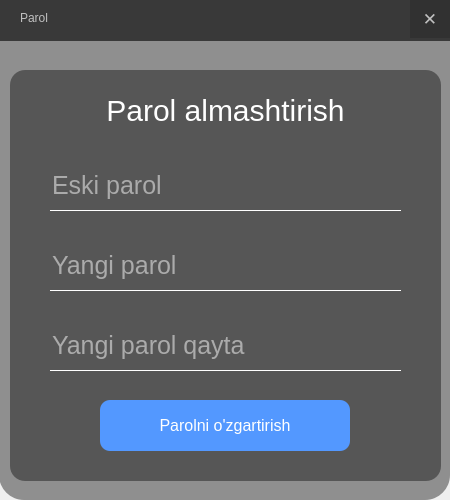
<?xml version="1.0" encoding="UTF-8"?>
<ui version="4.0">
 <class>UpdatePassword</class>
 <widget class="QDialog" name="UpdatePassword">
  <property name="geometry">
   <rect>
    <x>0</x>
    <y>0</y>
    <width>450</width>
    <height>500</height>
   </rect>
  </property>
  <property name="minimumSize">
   <size>
    <width>450</width>
    <height>500</height>
   </size>
  </property>
  <property name="maximumSize">
   <size>
    <width>450</width>
    <height>500</height>
   </size>
  </property>
  <property name="windowTitle">
   <string>Parol</string>
  </property>
  <property name="windowIcon">
   <iconset resource="../images.qrc">
    <normaloff>:/images/img/icon/main.png</normaloff>:/images/img/icon/main.png</iconset>
  </property>
  <property name="styleSheet">
   <string notr="true">QFrame{
	background:rgba(0,0,0,0.4);
	border-radius:15px;
}

QFrame:hover{
	background:rgba(0,0,0,0.6);
}

QLineEdit{
	font-size:25px;;
	color:white;
	border:none;
	background:transparent;
	border-bottom:1px solid white;
}

QLineEdit:hover{
	background:rgba(0,0,0,0.04);
}


QPushButton{
	background:rgb(83, 152, 255);
	border-radius:10px;
	color:#fff;
}

QPushButton:hover{
	border:none;
	background:rgb(68, 117, 222)
}

QCheckBox{
	color:silver;
	background:transparent
}
QCheckBox:hover{
	color:white;
}</string>
  </property>
  <widget class="QFrame" name="frame">
   <property name="geometry">
    <rect>
     <x>10</x>
     <y>70</y>
     <width>431</width>
     <height>411</height>
    </rect>
   </property>
   <property name="frameShape">
    <enum>QFrame::StyledPanel</enum>
   </property>
   <property name="frameShadow">
    <enum>QFrame::Raised</enum>
   </property>
   <widget class="QLabel" name="baslik_2">
    <property name="geometry">
     <rect>
      <x>10</x>
      <y>20</y>
      <width>411</width>
      <height>41</height>
     </rect>
    </property>
    <property name="cursor">
     <cursorShape>ArrowCursor</cursorShape>
    </property>
    <property name="styleSheet">
     <string notr="true">font-size:30px;
color:white;
background:transparent;
text-align: center;</string>
    </property>
    <property name="inputMethodHints">
     <set>Qt::ImhNone</set>
    </property>
    <property name="text">
     <string>Parol almashtirish</string>
    </property>
    <property name="textFormat">
     <enum>Qt::AutoText</enum>
    </property>
    <property name="scaledContents">
     <bool>false</bool>
    </property>
    <property name="alignment">
     <set>Qt::AlignCenter</set>
    </property>
    <property name="openExternalLinks">
     <bool>true</bool>
    </property>
    <property name="textInteractionFlags">
     <set>Qt::LinksAccessibleByMouse</set>
    </property>
    <property name="buddy">
     <cstring></cstring>
    </property>
   </widget>
   <widget class="QLineEdit" name="old_password">
    <property name="geometry">
     <rect>
      <x>40</x>
      <y>90</y>
      <width>351</width>
      <height>51</height>
     </rect>
    </property>
    <property name="minimumSize">
     <size>
      <width>351</width>
      <height>45</height>
     </size>
    </property>
    <property name="maximumSize">
     <size>
      <width>220</width>
      <height>51</height>
     </size>
    </property>
    <property name="text">
     <string/>
    </property>
    <property name="echoMode">
     <enum>QLineEdit::Password</enum>
    </property>
    <property name="placeholderText">
     <string>Eski parol</string>
    </property>
    <property name="clearButtonEnabled">
     <bool>true</bool>
    </property>
   </widget>
   <widget class="QLineEdit" name="password_1">
    <property name="geometry">
     <rect>
      <x>40</x>
      <y>170</y>
      <width>351</width>
      <height>51</height>
     </rect>
    </property>
    <property name="sizePolicy">
     <sizepolicy hsizetype="Expanding" vsizetype="Expanding">
      <horstretch>0</horstretch>
      <verstretch>0</verstretch>
     </sizepolicy>
    </property>
    <property name="minimumSize">
     <size>
      <width>0</width>
      <height>0</height>
     </size>
    </property>
    <property name="maximumSize">
     <size>
      <width>16777215</width>
      <height>16777215</height>
     </size>
    </property>
    <property name="text">
     <string/>
    </property>
    <property name="echoMode">
     <enum>QLineEdit::Password</enum>
    </property>
    <property name="placeholderText">
     <string>Yangi parol</string>
    </property>
    <property name="clearButtonEnabled">
     <bool>true</bool>
    </property>
   </widget>
   <widget class="QLineEdit" name="password_2">
    <property name="geometry">
     <rect>
      <x>40</x>
      <y>250</y>
      <width>351</width>
      <height>51</height>
     </rect>
    </property>
    <property name="minimumSize">
     <size>
      <width>0</width>
      <height>0</height>
     </size>
    </property>
    <property name="maximumSize">
     <size>
      <width>16777215</width>
      <height>16777215</height>
     </size>
    </property>
    <property name="text">
     <string/>
    </property>
    <property name="echoMode">
     <enum>QLineEdit::Password</enum>
    </property>
    <property name="placeholderText">
     <string>Yangi parol qayta</string>
    </property>
    <property name="clearButtonEnabled">
     <bool>true</bool>
    </property>
   </widget>
   <widget class="QPushButton" name="btn_updatepassword">
    <property name="geometry">
     <rect>
      <x>90</x>
      <y>330</y>
      <width>250</width>
      <height>51</height>
     </rect>
    </property>
    <property name="minimumSize">
     <size>
      <width>250</width>
      <height>45</height>
     </size>
    </property>
    <property name="maximumSize">
     <size>
      <width>400</width>
      <height>51</height>
     </size>
    </property>
    <property name="font">
     <font>
      <pointsize>-1</pointsize>
     </font>
    </property>
    <property name="cursor">
     <cursorShape>PointingHandCursor</cursorShape>
    </property>
    <property name="layoutDirection">
     <enum>Qt::LeftToRight</enum>
    </property>
    <property name="styleSheet">
     <string notr="true">QPushButton{
	background:rgb(83, 152, 255);
	border-radius:10px;
	color:#fff;
	font-size: 16px;
}

QPushButton:hover{
	border:none;
	background:rgb(68, 117, 222)
}
</string>
    </property>
    <property name="text">
     <string>Parolni o'zgartirish</string>
    </property>
    <property name="shortcut">
     <string>Return</string>
    </property>
   </widget>
  </widget>
  <widget class="QFrame" name="frame_3">
   <property name="geometry">
    <rect>
     <x>-1</x>
     <y>-1</y>
     <width>451</width>
     <height>501</height>
    </rect>
   </property>
   <property name="styleSheet">
    <string notr="true">QFrame{
	background-image: url(:/images/img/background/login_2.jpg);
	border-top-left-radius:0px;
	border-top-right-radius:0px;
	border-bottom-left-radius:25px;
	border-bottom-right-radius:25px;
}</string>
   </property>
   <property name="frameShape">
    <enum>QFrame::StyledPanel</enum>
   </property>
   <property name="frameShadow">
    <enum>QFrame::Raised</enum>
   </property>
  </widget>
  <widget class="QFrame" name="frame_2">
   <property name="geometry">
    <rect>
     <x>0</x>
     <y>0</y>
     <width>451</width>
     <height>41</height>
    </rect>
   </property>
   <property name="styleSheet">
    <string notr="true">QFrame{
background:rgba(0,0,0,0.60);
}
QFrame{

border-radius:none;

}

QFrame:hover{
background:rgba(0,0,0,0.75);
}</string>
   </property>
   <property name="frameShape">
    <enum>QFrame::StyledPanel</enum>
   </property>
   <property name="frameShadow">
    <enum>QFrame::Raised</enum>
   </property>
   <widget class="QPushButton" name="btn_close">
    <property name="geometry">
     <rect>
      <x>410</x>
      <y>0</y>
      <width>40</width>
      <height>38</height>
     </rect>
    </property>
    <property name="font">
     <font>
      <pointsize>13</pointsize>
     </font>
    </property>
    <property name="cursor">
     <cursorShape>PointingHandCursor</cursorShape>
    </property>
    <property name="styleSheet">
     <string notr="true">QPushButton{
background:rgba(0, 0, 0,0.15);
color:silver;

border-radius:none;
}


QPushButton:hover{
background:red;
color:white
}</string>
    </property>
    <property name="text">
     <string>✕</string>
    </property>
   </widget>
   <widget class="QLabel" name="label_2">
    <property name="geometry">
     <rect>
      <x>20</x>
      <y>10</y>
      <width>101</width>
      <height>16</height>
     </rect>
    </property>
    <property name="font">
     <font>
      <pointsize>9</pointsize>
     </font>
    </property>
    <property name="styleSheet">
     <string notr="true">
color:silver;
background:transparent;</string>
    </property>
    <property name="text">
     <string>Parol</string>
    </property>
   </widget>
  </widget>
  <zorder>frame_3</zorder>
  <zorder>frame</zorder>
  <zorder>frame_2</zorder>
 </widget>
 <resources>
  <include location="../images.qrc"/>
 </resources>
 <connections/>
</ui>
